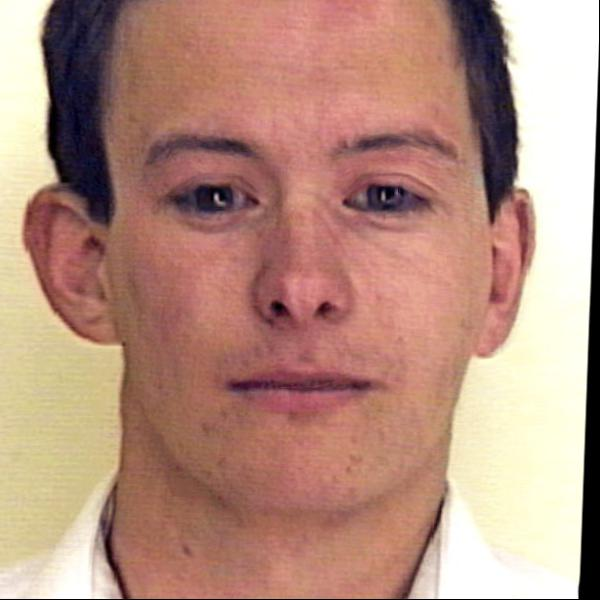
#> input picture hw6/Aberdeen/100.jpg, 600 x 600 px; its folder holds 3 pictures in this run
$ python PCA.py Aberdeen Aberdeen/100.jpg
#> lines starting #> are read from the running program, lines starting #| are printed output that depends on the picture
from skimage import io
from skimage import transform
import numpy as np
import sys, os


data = []

all_images = os.path.join(sys.argv[1], '*.jpg')
images = io.imread_collection(all_images)
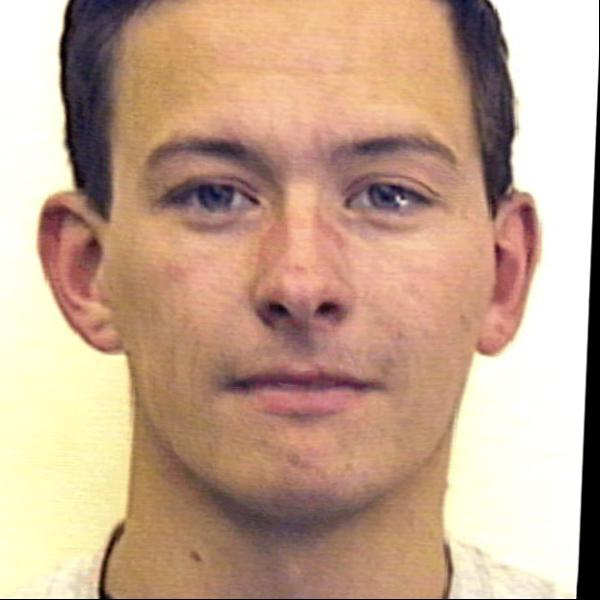
#> input picture hw6/Aberdeen/104.jpg, 600 x 600 px
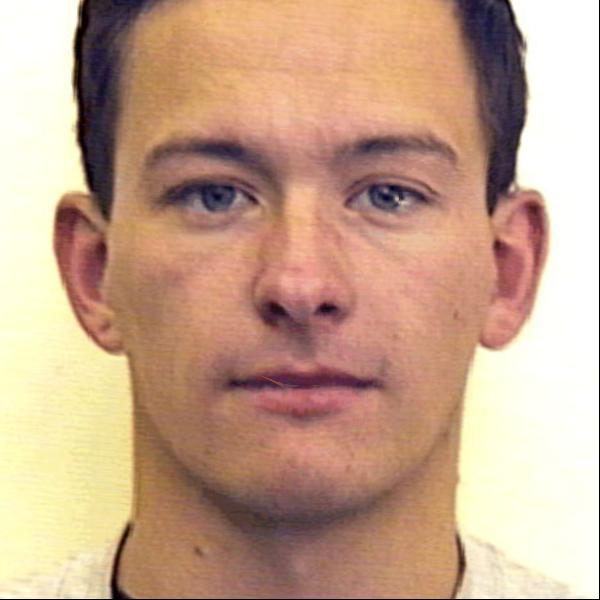
#> input picture hw6/Aberdeen/106.jpg, 600 x 600 px
#> images = 3 items
tmp = sys.argv[2].split('.')
#> (the run stopped early here; a loop or call above may not have finished)
